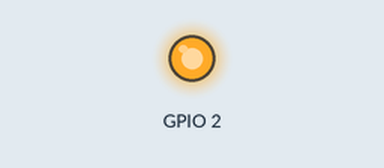
The sketch below on a simulated ESP32. Shown: output pins drawn as LEDs (lit = HIGH). What the sketch prints to the serial monitor is not drawn.

Above: at 1.5 s.
At 3.5 s:
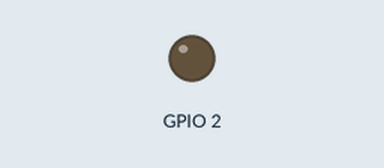
Timing chart, 0 to 5.2 s (numbered marks = the images above):
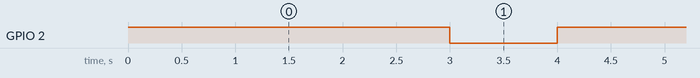

The sketch:

esp32_UART_code.ino
```cpp
/***************
****************
Linuxhint.com
****************
****************/

#include <HardwareSerial.h>

HardwareSerial SerialPort(0); // use UART0

void setup() {
  pinMode(2, OUTPUT);
  SerialPort.begin(15200, SERIAL_8N1, 34, 35);
}

void loop() {
digitalWrite(2, HIGH);   // turn the LED on (HIGH is the voltage level)
delay(1000);                       // wait for a second
SerialPort.print(1);
delay(1000);
SerialPort.print(0);
delay(1000);
digitalWrite(2, LOW);    // turn the LED off by making the voltage LOW
delay(1000);
}
```

Measured:
- by itself, GPIO 2: alternates HIGH for 3.0 s and LOW for 1.0 s
